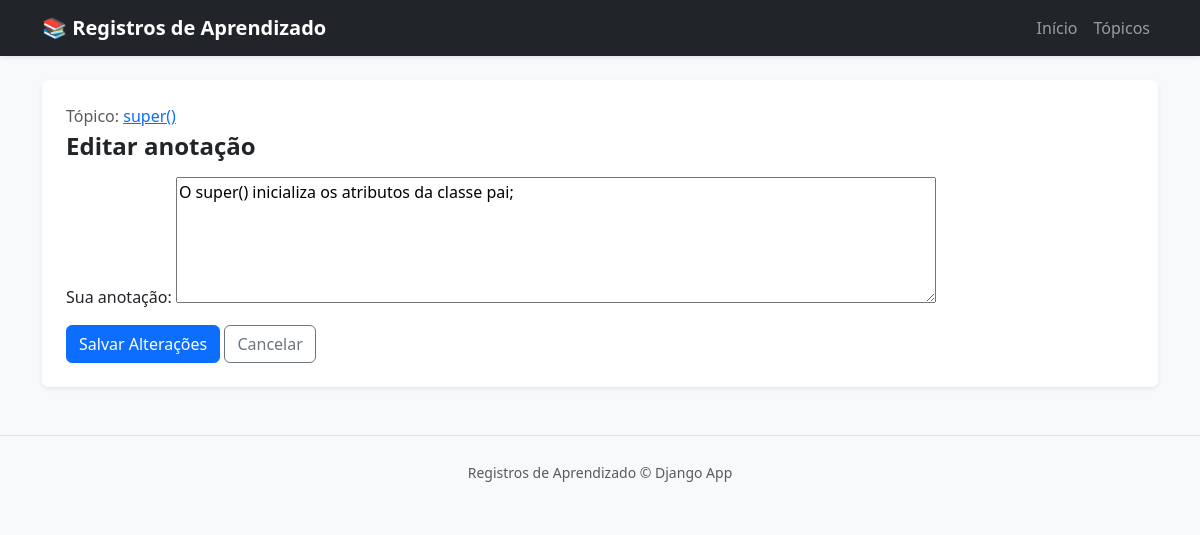
Screenshot of /edita_entrada/3/ with the database file from the repository.
### registros_de_aprendizado/models.py (models this page shows, shortened)
class Topicos(models.Model):
    texto = models.CharField(max_length=200)
    data_de_adicao = models.DateTimeField(auto_now_add=True)

class Entrada(models.Model):
    topico = models.ForeignKey(Topicos, on_delete=models.CASCADE) # Na vesão atual do django é obrigatório inserir o on_delete
    texto = models.TextField()
    data_de_adicao = models.DateTimeField(auto_now_add=True)
    class Meta: # Classe que ajuda a definir o plural de uma palavra
        verbose_name_plural = "entradas"

### registros_de_aprendizado/views.py (the view)
# urls.py: path('edita_entrada/<int:entrada_id>/', views.edita_entrada, name="edita_entrada"),
def edita_entrada(request, entrada_id):
    entrada = Entrada.objects.get(id=entrada_id)
    topico = entrada.topico
    if request.method != "POST":
        form = EntradaForm(instance=entrada)
    else:
        form = EntradaForm(instance=entrada, data=request.POST)
        if form.is_valid():
            form.save()
            return redirect("registros_de_aprendizado:topico", topico_id=topico.id
            )
    contexto = {"entrada": entrada, "topico":topico, "form":form}
    return render(
        request, "registros_de_aprendizado/edita_entrada.html", contexto
    )

### registros_de_aprendizado/forms.py
class EntradaForm(forms.ModelForm):
    class Meta:
        model = Entrada
        fields = ["texto"]
        labels = {"texto": "Sua anotação:"}
        widgets = {
            "texto": forms.Textarea(
                attrs={
                    "cols": 80,
                    "rows": 5,
                    "placeholder": "Digite os detalhes do que aprendeu..."
                }
            )
        }

### registros_de_aprendizado/templates/registros_de_aprendizado/edita_entrada.html (shortened to what this page needs)
{% extends "registros_de_aprendizado/base.html" %}
{% block content %}
  <div class="card shadow-sm border-0 p-4">
    <p class="text-muted mb-1">
      Tópico: <a href="{% url 'registros_de_aprendizado:topico' topico.id %}">{{ topico.texto }}</a>
    </p>
    <h2 class="h4 fw-bold mb-3">Editar anotação</h2>
    <form action="{% url 'registros_de_aprendizado:edita_entrada' entrada.id %}" method="post">
      <div class="mb-3">
        {{ form.as_p }}
      </div>
      <button name="submit" class="btn btn-primary">Salvar Alterações</button>
      <a href="{% url 'registros_de_aprendizado:topico' topico.id %}" class="btn btn-outline-secondary">Cancelar</a>
    </form>
  </div>
{% endblock %}

### rows the page displays
Topicos: texto "super()"
Entrada: texto "O super() inicializa os atributos da classe pai;"
